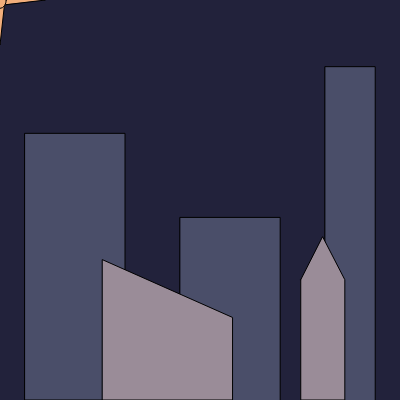
Frame 1 (no input)
Frame 60 (no input): identical to frame 1, image omitted
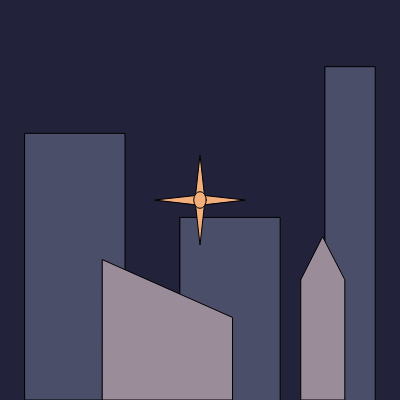
Frame 120 (the mouse pressed at the canvas centre since frame 60)

The p5.js sketch that drew these frames (run headless with seeded random() and noise() and a simulated clock; from frame 60 on, the mouse is pressed at the canvas centre):

// p5.js sketch
// ── sketch.js
function setup() {
  createCanvas(400, 400);
}

function draw() {
  background(34, 34, 59);

  //Rectangle 1
  fill(74, 78, 105)
  rect(width / 16, height / 3, width / 4, height / 1.5)

  //Rectangle 2
  fill(74, 78, 105)
  rect(width / 1.23, height / 6, width / 8, height / 0.86)

  //Rectangle 3
  fill(74, 78, 105)
  rect(width / 2.22, height / 1.84, width / 4, height / 2.18)

  //quad building
  fill(154, 140, 152)
  //quad(205, 390, 465, 475, 465, 600, 205, 600)
  quad(width / 3.9, height / 1.54, width / 1.72, height / 1.26, width / 1.72, height / 1, width / 3.9, height / 1)

  //custom shape
  fill(154, 140, 152)
  //vertextes
  beginShape()
  //vertex(600, 420)
  //vertex(645, 355)
  //vertex(690, 420)
  //vertex(690, 600)
  //vertex(600, 600)
  vertex(width / 1.33, height / 1.43)
  vertex(width / 1.24, height / 1.69)
  vertex(width / 1.16, height / 1.43)
  vertex(width / 1.16, height / 1)
  vertex(width / 1.33, height / 1)
  endShape(CLOSE)

  //fill(201, 173, 167)
  //rect(175, 370, 25, 45)

  //large window on right building
  //fill(201, 173, 167)
  //rect(675, 130, 50, 140)

  //make mouse follower shape - a night time star
  //triangle south
  fill(242, 174, 123)
  triangle(mouseX-5, mouseY, mouseX, mouseY+45, mouseX+5, mouseY)

  //triangle north
  fill(242, 174, 123)
  triangle(mouseX-5, mouseY, mouseX, mouseY-45, mouseX+5, mouseY)

  //triangle east
  fill(242, 174, 123)
  triangle(mouseX, mouseY+5, mouseX, mouseY-5, mouseX+45, mouseY)

  //triangle west
  fill(242, 174, 123)
  triangle(mouseX, mouseY+5, mouseX, mouseY-5, mouseX-45, mouseY)

  //mouse follower center elipse
  fill(242, 174, 123)
  ellipse(mouseX, mouseY, width / 32, height / 24)

}
